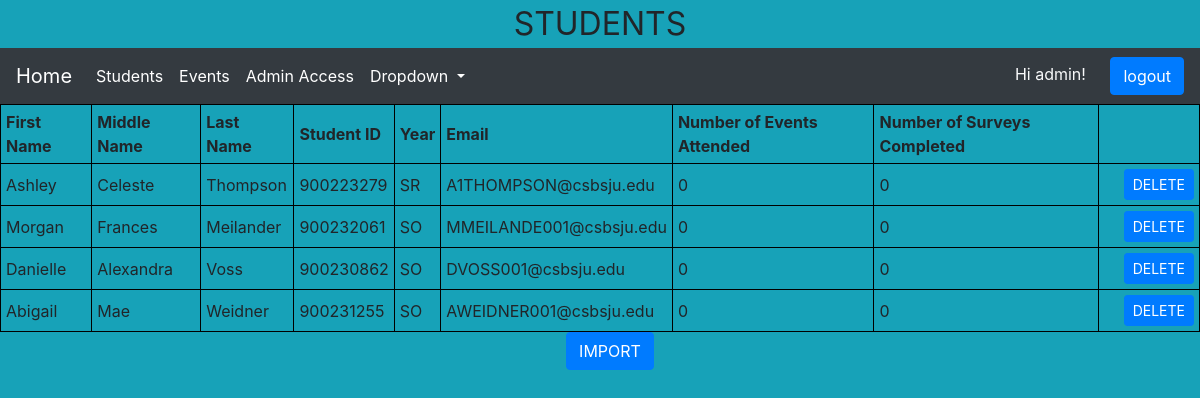
Page /Student/ (signed in) on the committed database.
### Student/models.py (models this page shows, shortened)
class Name(models.Model):
    firstName = models.CharField(max_length=30)
    middleName= models.CharField(max_length=30)
    lastName = models.CharField(max_length=30)
    email = models.EmailField(max_length=30)
    studentId = models.IntegerField()
    year = models.CharField(max_length=15)
    numEvents = models.IntegerField(default=0)
    numSurveys = models.IntegerField(default=0)

### Student/views.py (the view)
# urls.py: path('', views.studentList, name = 'studentList'),
def studentList(request):
    storage = messages.get_messages(request)
    name_list = Name.objects.all()
    context = {
        'name_list': name_list,
        'messages': storage,
    }
    return render(request,'Student/student_list_template.html',context)

### Student/templates/Student/student_list_template.html (shortened to what this page needs)
{% extends 'base.html' %}
{% block head %}
<center><font size = "+3"> STUDENTS </font></center>
{% endblock %}
{% block body %}
<table style="width:100%">
 <tr>
	<th> First Name </th>
	<th> Middle Name </th>
	<th> Last Name </th>
	<th> Student ID </th>
	<th> Year </th>
	<th> Email </th>
	<th> Number of Events Attended </th>
	<th> Number of Surveys Completed </th>
 </tr>
 {% if name_list %}
 <tr>
 {% for student in name_list %}
        <td>{{student.firstName}}</td>
        <td>{{student.middleName}}</td>
        <td>{{student.lastName}} </td>
        <td>{{student.studentId}} </td>
        <td>{{student.year}} </td>
        <td>{{student.email}} </td>
        <td>{{student.numEvents}} </td>
        <td>{{student.numSurveys}} </td>
        <td><a class="btn btn-primary btn-sm" href="deletion?post_id={{student.id}}" role="button" style="margin-left:20px">DELETE</a></td>
 </tr>
 {% endfor %}
 </table>
{% else %}
    <p>No names have been entered.</p>
{% endif %}
<center><a class="btn btn-primary" href="http://127.0.0.1:8000/Student/upload-csv/" role="button" style="margin-left:20px">IMPORT</a></center>
{% endblock %}

### Home/templates/base.html (shortened to what this page needs)
<!DOCTYPE html>
<html>
	<head>
		<link rel="stylesheet" href="https://stackpath.bootstrapcdn.com/bootstrap/4.1.3/css/bootstrap.min.css"
>
		{% block head %}{% endblock %}
	</head>
	<body>
		<nav class="navbar navbar-expand-lg navbar-dark bg-dark">
		  <a class="navbar-brand" href="http://127.0.0.1:8000/">Home</a>
		  <div class="collapse navbar-collapse" id="navbarSupportedContent">
		    <ul class="navbar-nav mr-auto">
			  <li class="nav-item active">
			    <a class="nav-link" href="/Student">Students<span class="sr-only">(current)</span></a>
			  </li>
			  <li class="nav-item active">
			    <a class="nav-link" href="/Events">Events<span class="sr-only">(current)</span></a>
			  </li>
			  <li class="nav-item active">
			    <a class="nav-link" href="/admin">Admin Access<span class="sr-only">(current)</span></a>
			  </li>
		      <li class="nav-item dropdown active">
		        <a class="nav-link dropdown-toggle" href="#" id="navbarDropdown" role="button" data-toggle="dropdown" aria-haspopup="true" aria-expanded="false">
		          Dropdown
		        </a>
		      </li>
		    </ul>
				{% if user.is_authenticated %}
				  <div style=text-align:right>
				    <a class="text-light bg-dark">Hi {{ user.username }}!</a>
				    <a class="btn btn-primary" href="{% url 'logout' %}" role="button" style="margin-left:20px">logout</a>
				  </div>
				{% else %}
					<meta http-equiv="refresh" content="0; URL=http://127.0.0.1:8000/login/">
				{% endif %}
		  </div>
		</nav>
		{% block body%}
		{% endblock %}
	</body>
</html>

### Home/templates/base.html (style rules this page uses)
body { background-color:#17a2b8 }

### Student/templates/Student/student_list_template.html (style rules this page uses)
table, th, td { border: 1px solid black; }
th,td { padding: 5px; }
th { text-align: left; }

### rows in the picture
Name: firstName "Ashley", middleName "Celeste", lastName "Thompson", studentId "900223279", year "SR", email "A1THOMPSON@csbsju.edu", numEvents "0", numSurveys "0"
Name: firstName "Morgan", middleName "Frances", lastName "Meilander", studentId "900232061", year "SO", email "MMEILANDE001@csbsju.edu", numEvents "0", numSurveys "0"
Name: firstName "Danielle", middleName "Alexandra", lastName "Voss", studentId "900230862", year "SO", email "DVOSS001@csbsju.edu", numEvents "0", numSurveys "0"
Name: firstName "Abigail", middleName "Mae", lastName "Weidner", studentId "900231255", year "SO", email "AWEIDNER001@csbsju.edu", numEvents "0", numSurveys "0"

### other values in the picture
{{ user.username }} "admin"
